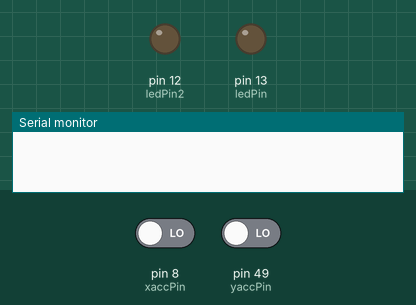
This sketch was run on a simulated Arduino Mega 2560, built with avr-gcc and run on an emulated ATmega2560. Shown: output pins drawn as LEDs (lit = HIGH), the last lines printed to the serial monitor. The inputs (shaded band) are chosen by the test bench; at power-on: pin 8 (xaccPin) LOW, pin 49 (yaccPin) LOW.

Above: at 0.1 s.
At 2.1 s:
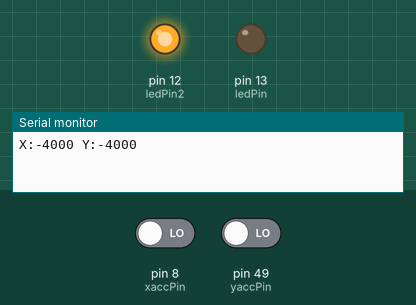
Timing chart, 0 to 3.6 s (numbered marks = the images above):
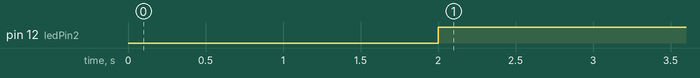

The sketch:

accelLight.ino
```cpp
//Accelerometer Sensor
//Matt @ http://antipastohw.blogspot.com/
//Author of original code base: Marcos Yarza, Malmo University - Sweden, http://www.0j0.org
//edits by david betancourt and patricia torvalds

//Pin definitions
int ledPin = 13;
int ledPin2 = 12;
int xaccPin = 8;
int yaccPin = 49;

//Global variables
long xacc = 0;
long yacc = 0;

void setup() {
Serial.begin(9600); // Sets the baud rate to 9600
pinMode(ledPin, OUTPUT);
pinMode(ledPin2, OUTPUT);
pinMode(xaccPin, INPUT);
pinMode(yaccPin, INPUT);

//clear the initial pin readouts
pinMode(13, OUTPUT);pinMode(12, OUTPUT);
digitalWrite(13, LOW);digitalWrite(12, LOW);
}

long readAcceleration(int axe){
int count = 0;
long accel = 0;
int value = 0;

value = digitalRead(axe);
while(value == HIGH) { // Loop until pin reads a low
value = digitalRead(axe);
}

while(value == LOW) { // Loop until pin reads a high
value = digitalRead(axe);
}

while(value == HIGH) { // Loop until pin reads a low and count
value = digitalRead(axe);
count = count + 1;
}

//accel = abs(8 * (count * 18 / 10 - 500)); //this was the original function
accel = count;

return accel;
}

void loop() {
   // variables to read the pulse widths:
  int pulseX, pulseY;
  // variables to contain the resulting accelerations
  int accX, accY;

  // read pulse from x- and y-axes:
  pulseX = pulseIn(xaccPin, HIGH);
  pulseY = pulseIn(yaccPin, HIGH);

  // convert the pulse width into acceleration
  // accelerationX and accelerationY are in milli-g's:
  // earth's gravity is 1000 milli-g's, or 1g.
  accX = ((pulseX / 10) - 500) * 8;
  accY = ((pulseY / 10) - 500) * 8;
//Grab the accelerometer readings:
//xacc = readAcceleration(xaccPin); //reads and represents acceleration X
//yacc = readAcceleration(yaccPin); //reads and represents acceleration Y

//Print the output to the serial port:
Serial.print("X:");
Serial.print(accX);
Serial.print(" Y:");
Serial.print(accY);
Serial.print("\n\r");

//Change the status of the LEDs depending on which direction the board is facing
if (accX < -450) {
digitalWrite(12, HIGH);
digitalWrite(13, LOW);
}
else if (accX < -250) {
digitalWrite(12, LOW);
digitalWrite(13, HIGH);
}
else if (accX < -75) {
digitalWrite(12, HIGH);
digitalWrite(13, HIGH);
}
//if (yacc > 1200) {
//digitalWrite(5, HIGH);
//} else {
//digitalWrite(5, LOW);
//}

delay(100);
}
```

Measured:
- by itself, pin 12 (ledPin2): LOW → HIGH at 2.0 s
